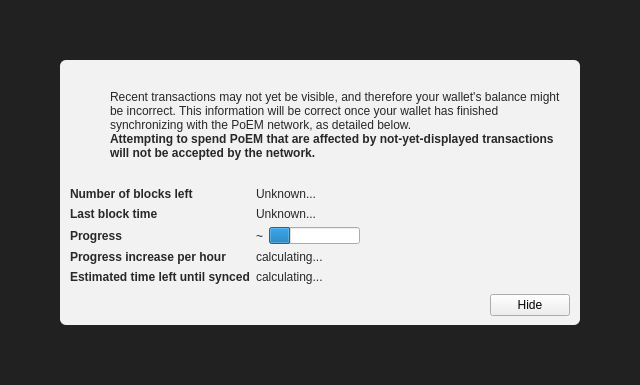
<?xml version="1.0" encoding="UTF-8"?>
<ui version="4.0">
 <class>ModalOverlay</class>
 <widget class="ModalOverlay" name="ModalOverlay">
  <property name="geometry">
   <rect>
    <x>0</x>
    <y>0</y>
    <width>640</width>
    <height>385</height>
   </rect>
  </property>
  <property name="windowTitle">
   <string>Form</string>
  </property>
  <layout class="QVBoxLayout" name="verticalLayout" stretch="0">
   <property name="sizeConstraint">
    <enum>QLayout::SetDefaultConstraint</enum>
   </property>
   <property name="leftMargin">
    <number>0</number>
   </property>
   <property name="topMargin">
    <number>0</number>
   </property>
   <property name="rightMargin">
    <number>0</number>
   </property>
   <property name="bottomMargin">
    <number>0</number>
   </property>
   <item>
    <widget class="QWidget" name="bgWidget" native="true">
     <property name="styleSheet">
      <string notr="true">#bgWidget { background: rgba(0,0,0,220); }</string>
     </property>
     <layout class="QVBoxLayout" name="verticalLayoutMain" stretch="1">
      <property name="leftMargin">
       <number>60</number>
      </property>
      <property name="topMargin">
       <number>60</number>
      </property>
      <property name="rightMargin">
       <number>60</number>
      </property>
      <property name="bottomMargin">
       <number>60</number>
      </property>
      <item>
       <widget class="QWidget" name="contentWidget" native="true">
        <property name="styleSheet">
         <string notr="true">#contentWidget { background: rgba(255,255,255,240); border-radius: 6px; }

QLabel { color: rgb(40,40,40);  }</string>
        </property>
        <layout class="QVBoxLayout" name="verticalLayoutSub" stretch="1,0,0,0">
         <property name="spacing">
          <number>0</number>
         </property>
         <property name="leftMargin">
          <number>10</number>
         </property>
         <property name="topMargin">
          <number>10</number>
         </property>
         <property name="rightMargin">
          <number>10</number>
         </property>
         <property name="bottomMargin">
          <number>10</number>
         </property>
         <item>
          <layout class="QHBoxLayout" name="horizontalLayoutIconText" stretch="0,1">
           <property name="topMargin">
            <number>20</number>
           </property>
           <item>
            <layout class="QVBoxLayout" name="verticalLayoutIcon">
             <property name="leftMargin">
              <number>0</number>
             </property>
             <item>
              <widget class="QPushButton" name="warningIcon">
               <property name="enabled">
                <bool>false</bool>
               </property>
               <property name="text">
                <string/>
               </property>
               <property name="icon">
                <iconset>
                 <normaloff>:/icons/warning</normaloff>
                 <disabledoff>:/icons/warning</disabledoff>:/icons/warning</iconset>
               </property>
               <property name="iconSize">
                <size>
                 <width>48</width>
                 <height>48</height>
                </size>
               </property>
               <property name="flat">
                <bool>true</bool>
               </property>
              </widget>
             </item>
             <item>
              <spacer name="verticalSpacerWarningIcon">
               <property name="orientation">
                <enum>Qt::Vertical</enum>
               </property>
               <property name="sizeHint" stdset="0">
                <size>
                 <width>20</width>
                 <height>40</height>
                </size>
               </property>
              </spacer>
             </item>
            </layout>
           </item>
           <item>
            <layout class="QVBoxLayout" name="verticalLayoutInfoText">
             <property name="leftMargin">
              <number>0</number>
             </property>
             <property name="topMargin">
              <number>0</number>
             </property>
             <item>
              <widget class="QLabel" name="infoText">
               <property name="text">
                <string>Recent transactions may not yet be visible, and therefore your wallet's balance might be incorrect. This information will be correct once your wallet has finished synchronizing with the PoEM network, as detailed below.</string>
               </property>
               <property name="textFormat">
                <enum>Qt::RichText</enum>
               </property>
               <property name="wordWrap">
                <bool>true</bool>
               </property>
              </widget>
             </item>
             <item>
              <widget class="QLabel" name="infoTextStrong">
               <property name="font">
                <font>
                 <weight>75</weight>
                 <bold>true</bold>
                </font>
               </property>
               <property name="text">
                <string>Attempting to spend PoEM that are affected by not-yet-displayed transactions will not be accepted by the network.</string>
               </property>
               <property name="textFormat">
                <enum>Qt::RichText</enum>
               </property>
               <property name="wordWrap">
                <bool>true</bool>
               </property>
              </widget>
             </item>
             <item>
              <spacer name="verticalSpacerInTextSpace">
               <property name="orientation">
                <enum>Qt::Vertical</enum>
               </property>
               <property name="sizeHint" stdset="0">
                <size>
                 <width>20</width>
                 <height>40</height>
                </size>
               </property>
              </spacer>
             </item>
            </layout>
           </item>
          </layout>
         </item>
         <item>
          <spacer name="verticalSpacerAfterText">
           <property name="orientation">
            <enum>Qt::Vertical</enum>
           </property>
           <property name="sizeHint" stdset="0">
            <size>
             <width>20</width>
             <height>40</height>
            </size>
           </property>
          </spacer>
         </item>
         <item>
          <layout class="QFormLayout" name="formLayout">
           <property name="fieldGrowthPolicy">
            <enum>QFormLayout::FieldsStayAtSizeHint</enum>
           </property>
           <property name="horizontalSpacing">
            <number>6</number>
           </property>
           <property name="verticalSpacing">
            <number>6</number>
           </property>
           <property name="topMargin">
            <number>10</number>
           </property>
           <item row="0" column="0">
            <widget class="QLabel" name="labelNumberOfBlocksLeft">
             <property name="font">
              <font>
               <weight>75</weight>
               <bold>true</bold>
              </font>
             </property>
             <property name="text">
              <string>Number of blocks left</string>
             </property>
            </widget>
           </item>
           <item row="0" column="1">
            <widget class="QLabel" name="numberOfBlocksLeft">
             <property name="text">
              <string>Unknown...</string>
             </property>
            </widget>
           </item>
           <item row="1" column="0">
            <widget class="QLabel" name="labelLastBlockTime">
             <property name="font">
              <font>
               <weight>75</weight>
               <bold>true</bold>
              </font>
             </property>
             <property name="text">
              <string>Last block time</string>
             </property>
            </widget>
           </item>
           <item row="1" column="1">
            <widget class="QLabel" name="newestBlockDate">
             <property name="sizePolicy">
              <sizepolicy hsizetype="Maximum" vsizetype="Preferred">
               <horstretch>0</horstretch>
               <verstretch>0</verstretch>
              </sizepolicy>
             </property>
             <property name="text">
              <string>Unknown...</string>
             </property>
            </widget>
           </item>
           <item row="2" column="0">
            <widget class="QLabel" name="labelSyncDone">
             <property name="font">
              <font>
               <weight>75</weight>
               <bold>true</bold>
              </font>
             </property>
             <property name="text">
              <string>Progress</string>
             </property>
            </widget>
           </item>
           <item row="2" column="1">
            <layout class="QHBoxLayout" name="horizontalLayoutSync" stretch="0,1">
             <item>
              <widget class="QLabel" name="percentageProgress">
               <property name="text">
                <string notr="true">~</string>
               </property>
              </widget>
             </item>
             <item>
              <widget class="QProgressBar" name="progressBar">
               <property name="value">
                <number>24</number>
               </property>
               <property name="format">
                <string/>
               </property>
              </widget>
             </item>
            </layout>
           </item>
           <item row="4" column="0">
            <widget class="QLabel" name="labelProgressIncrease">
             <property name="font">
              <font>
               <weight>75</weight>
               <bold>true</bold>
              </font>
             </property>
             <property name="text">
              <string>Progress increase per hour</string>
             </property>
            </widget>
           </item>
           <item row="4" column="1">
            <widget class="QLabel" name="progressIncreasePerH">
             <property name="text">
              <string>calculating...</string>
             </property>
            </widget>
           </item>
           <item row="5" column="0">
            <widget class="QLabel" name="labelEstimatedTimeLeft">
             <property name="font">
              <font>
               <weight>75</weight>
               <bold>true</bold>
              </font>
             </property>
             <property name="text">
              <string>Estimated time left until synced</string>
             </property>
            </widget>
           </item>
           <item row="5" column="1">
            <widget class="QLabel" name="expectedTimeLeft">
             <property name="text">
              <string>calculating...</string>
             </property>
            </widget>
           </item>
          </layout>
         </item>
         <item>
          <layout class="QHBoxLayout" name="horizontalLayoutButtons">
           <property name="leftMargin">
            <number>10</number>
           </property>
           <property name="topMargin">
            <number>10</number>
           </property>
           <item>
            <spacer name="horizontalSpacer">
             <property name="orientation">
              <enum>Qt::Horizontal</enum>
             </property>
             <property name="sizeHint" stdset="0">
              <size>
               <width>40</width>
               <height>20</height>
              </size>
             </property>
            </spacer>
           </item>
           <item>
            <widget class="QPushButton" name="closeButton">
             <property name="text">
              <string>Hide</string>
             </property>
            </widget>
           </item>
          </layout>
         </item>
        </layout>
       </widget>
      </item>
     </layout>
    </widget>
   </item>
  </layout>
 </widget>
 <customwidgets>
  <customwidget>
   <class>ModalOverlay</class>
   <extends>QWidget</extends>
   <header>modaloverlay.h</header>
   <container>1</container>
  </customwidget>
 </customwidgets>
 <resources/>
 <connections/>
</ui>
